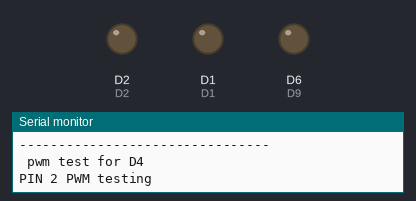
The sketch below on a simulated ESP8266 (NodeMCU). On the bench: output pins drawn as LEDs (lit = HIGH), the last lines printed to the serial monitor. Pins used as bus, display or sensor lines are not drawn.

Above: at 0.1 s.
At 25.32 s:
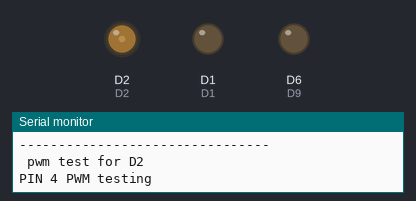
At 27.87 s:
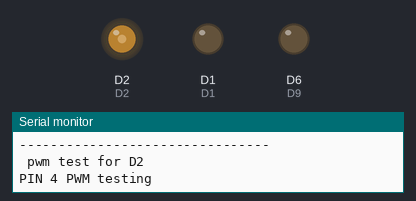
At 30.42 s:
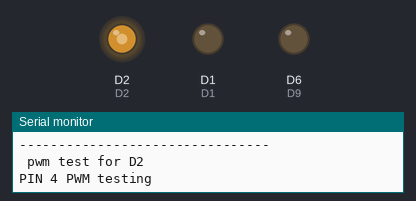
At 32.98 s:
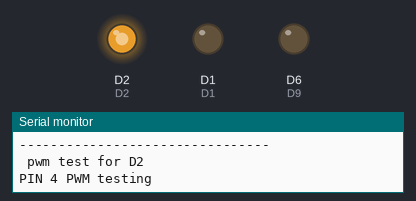
At 35.6 s:
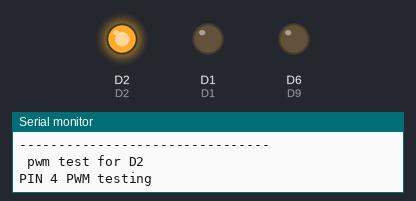
Timing chart, 0 to 37.1 s (numbered marks = the images above):
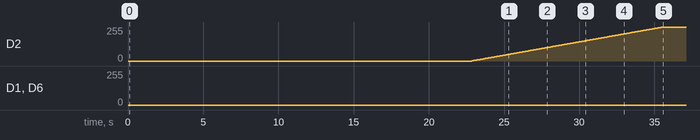

The sketch:

ESP_PWM_testing.ino
```cpp
/*
 *
 * © kirolos Magdy
 *
 */

#include <ESP8266WiFi.h>

// <GPIO Definitions
# define D0 16
# define D1 5
# define D2 4
# define D3 0
# define D4 2
# define D5 14
# define D6 12
# define D7 13
# define D8 1
# define RX 3        //RX//     (D9)  //when using UART(Serial) dont' touch RX
# define TX 1        //TX//     (D10) //when using UART(Serial) dont' touch RX
# define S3 10       //S3//     (D12) //deosn't work
# define S2 9        //S2//     (D11) //deosn't work
# define CMD 11
# define CLK 6
// Pins from 1 to 12 is PWM ~ pins only (D1,D2,D4,D6) are stable
// don't use any other pins for pwm only -> (D1,D2,D4,D6)
// don't use s2 or s3 as a GPIO at any case ... ur hole programe will crash
//  GPIO/>

void pwmTest (int pin );

void setup() {
  Serial.begin(115200);
//pinMode(0,OUTPUT); //D3
//pinMode(1,OUTPUT); //TX
  pinMode(2,OUTPUT); //D4
//pinMode(3,OUTPUT); //RX
  pinMode(4,OUTPUT); //D2
  pinMode(5,OUTPUT); //D1
//pinMode(6,OUTPUT); //CLK
//pinMode(7,OUTPUT); // ?
//pinMode(8,OUTPUT); // ?
//pinMode(9,OUTPUT); //s2
//pinMode(10,OUTPUT); //s3
//pinMode(11,OUTPUT); //CMD
  pinMode(12,OUTPUT);//D9


}

void loop() {
Serial.println("\n--------------------------------");

//Serial.println(" pwm test for TX  ");
 //pwmTest ( 1 );
///
 Serial.println(" pwm test for D4  ");
 pwmTest ( 2 );
 ///
 //Serial.println(" pwm test for RX  ");
// pwmTest ( 3 );
///
 Serial.println(" pwm test for D2  ");
pwmTest ( 4 );
///
 Serial.println(" pwm test for D1  ");
 pwmTest ( 5 );
 ///
 //Serial.println(" pwm test for clk  ");
 //pwmTest ( 6 );
 ///
 //Serial.println(" pwm test for 7?  ");
 //pwmTest ( 7 ); //pwm for this pin cause shutdown to the nodeMcu
 ///
 //Serial.println(" pwm test for 8?  ");
 //pwmTest ( 8 );
 ///
// Serial.println(" pwm test for S2  ");
 //pwmTest ( 9 );
 ///
 //Serial.println(" pwm test for S3  ");
 //pwmTest ( 10 );
 ///
 //Serial.println(" pwm test for CMD  ");
 //pwmTest ( 11 ); //pwm on this pin make node forced shutdown (bug)
///
Serial.println(" pwm test for D6  ");
 pwmTest ( 12 );


}


//////// GPIOs testin Function /////////
void pwmTest (int pin )
{
  Serial.print("PIN ");
   Serial.print(pin);
   Serial.println(" PWM testing");
   delay (5000);
for (int i =0 ; i<=255 ; i++)
{
  analogWrite(pin,i);
  delay (50);
}

Serial.println("--------------------------------");

}
//////// GPIOs testin Function //////
```

Measured:
- by itself, D2: moves from 0/255 to 255/255 over 12.7 s
